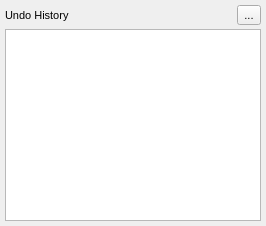
            <widget class="QWidget" name="taskUndoTab">
             <property name="maximumSize">
              <size>
               <width>16777213</width>
               <height>16777215</height>
              </size>
             </property>
             <property name="font">
              <font>
               <pointsize>8</pointsize>
               <kerning>true</kerning>
              </font>
             </property>
             <attribute name="title">
              <string>Undo</string>
             </attribute>
             <layout class="QVBoxLayout" name="verticalLayout_22">
              <property name="spacing">
               <number>4</number>
              </property>
              <property name="leftMargin">
               <number>5</number>
              </property>
              <property name="topMargin">
               <number>5</number>
              </property>
              <property name="rightMargin">
               <number>5</number>
              </property>
              <property name="bottomMargin">
               <number>5</number>
              </property>
              <item>
               <layout class="QHBoxLayout" name="taskUndoTopBtns">
                <item>
                 <widget class="QLabel" name="label_4">
                  <property name="text">
                   <string>Undo History</string>
                  </property>
                 </widget>
                </item>
                <item>
                 <spacer name="horizontalSpacer_4">
                  <property name="orientation">
                   <enum>Qt::Horizontal</enum>
                  </property>
                  <property name="sizeHint" stdset="0">
                   <size>
                    <width>40</width>
                    <height>20</height>
                   </size>
                  </property>
                 </spacer>
                </item>
                <item>
                 <widget class="QToolButton" name="toolButton_16">
                  <property name="text">
                   <string>...</string>
                  </property>
                 </widget>
                </item>
               </layout>
              </item>
              <item>
               <widget class="QUndoView" name="undoView">
                <property name="enabled">
                 <bool>true</bool>
                </property>
               </widget>
              </item>
             </layout>
            </widget>
